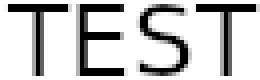
#> input picture packages/imagesize/imagesize-1.3.0.tar.gz/imagesize-1.3.0/test/images/test-ascii.pgm, 65 x 20 px (shown 4 times larger); its folder holds only this picture in this run
$ python -i image_processing.py   (imports and definitions only)
#> lines starting #> are read from the running program, lines starting #| are printed output that depends on the picture; after the words box and inside, x2 and y2 are one past the last pixel; in counts of white or black regions, pixels touching at a corner belong together
#> further down, picture is the input picture: shape (20, 65, 3); min 0, max 255, mean 197.8
import cv2
import sys
import cv2 as cv
import numpy as np
import PIL.Image as Image

import matplotlib
import matplotlib.pyplot as plt

from .utils import vvd_round
from .utils import is_path_obj
from .utils import current_system
from .utils import is_integer
from .utils import OS_exists
from .utils import glob_recursively

from tqdm import tqdm
from pathlib import Path

from numpy.lib.function_base import iterable
from matplotlib.backends.backend_agg import FigureCanvasAgg


popular_image_suffixes = ['png', 'jpg', 'jpeg', 'bmp']

# [39 lines left out: functions show_hist, image_resize, not called in this run]


def to_gray_image(image):
    """
    transfer a 3 channel image to  a 2 channels one
    """
    if image.ndim > 2:
        gray_image = cv2.cvtColor(image, cv2.COLOR_RGB2GRAY)
    else:
        gray_image = image
    return gray_image


# [691 lines left out: functions to_colorful_image, img_normalize, gamma_transform, img_rotate, cv_rgb_imread, cv_rgb_bgr_convert and 24 more, not called in this run]


def close_connected_area(image, convex=False):
    image = to_gray_image(image)
    image = (image != 0).astype('uint8')
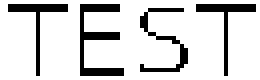
#> image: shape (20, 65) (shown 4 times larger); values 0 (black) and 1 (white), 83.5% white; black in thin lines or dots, all inside (x1, y1, x2, y2) = (2, 1, 64, 19)
    num, mark_img, info, _ = cv2.connectedComponentsWithStats(image)
#> num = 2; info = [[2, 1, 62, 18, 214], [0, 0, 65, 20, 1086]]
    for index in range(num):
        if index > 0:
            contours, hierarchy = cv2.findContours((mark_img == index).astype('uint8'), 2, 1)
            if convex:
                contours = cv2.convexHull(np.vstack(contours), clockwise=True).squeeze()
                if contours.ndim > 1:
                    image = cv2.fillConvexPoly(image, np.vstack(contours), (1, 1, 1))
            else:
                for contour in contours:
                    image = cv2.fillConvexPoly(image, contour, (1, 1, 1))
#> image: shape (20, 65); 16.46% of pixels changed, all inside (x1, y1, x2, y2) = (2, 1, 64, 19)
    return image

>>> import cv2
>>> picture = cv2.cvtColor(cv2.imread('../../../../../imagesize/imagesize-1.3.0.tar.gz/imagesize-1.3.0/test/images/test-ascii.pgm'), cv2.COLOR_BGR2RGB)
>>> result = close_connected_area(picture)
